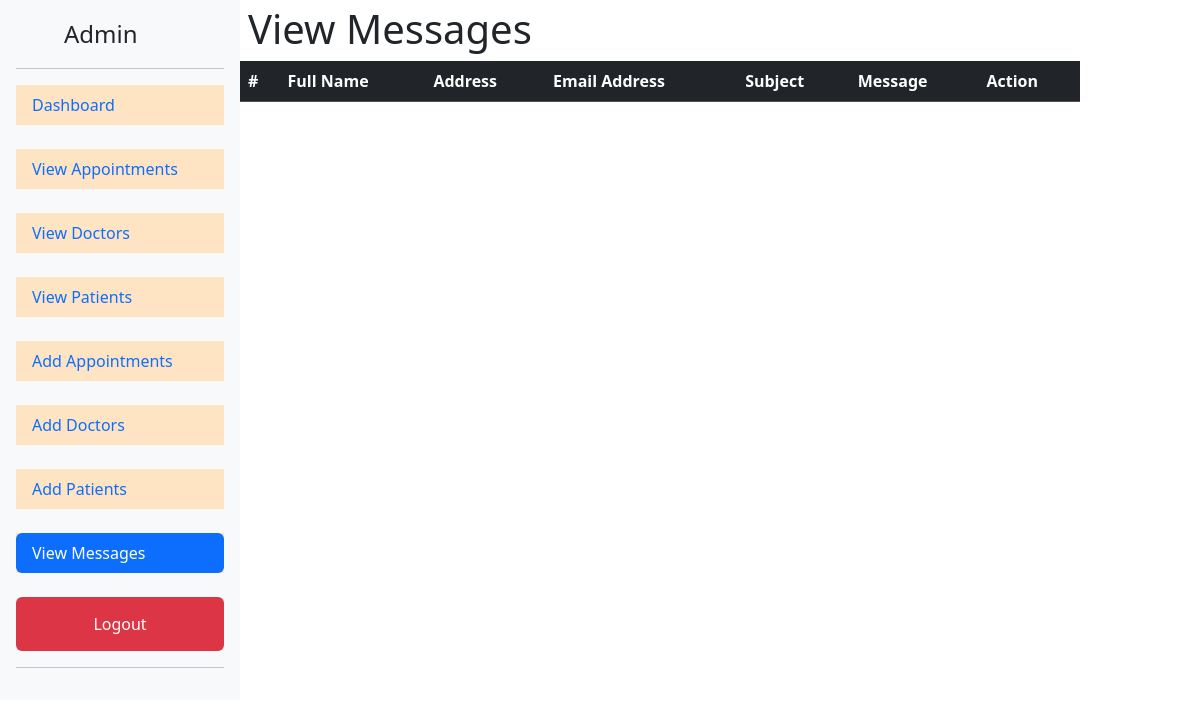
Page /viewmsg (signed in) on the earlier database version.
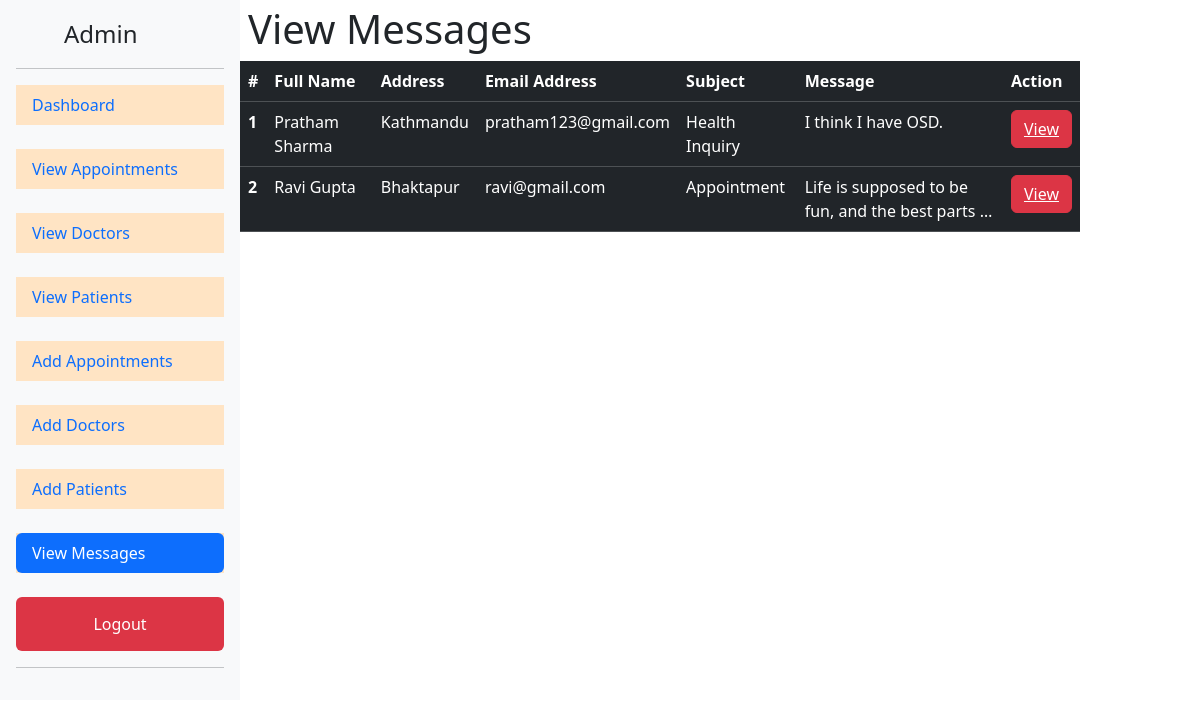
Same page on the later database version.
### Hospital/models.py (models this page shows, shortened)
class ContactForm(models.Model):
    Fullname = models.CharField(max_length=200)
    Address = models.CharField(max_length=200)
    Email = models.EmailField()
    Subject=models.CharField(max_length=200)
    Message = models.TextField()
    Sent_Date = models.DateField(default=date.today)

### Hospital/views.py (the view)
# urls.py: path('viewmsg',viewmsg,name="viewmsg"),
@login_required(login_url='adlogin')
def viewmsg(request):
    data={}
    mymsg = ContactForm.objects.all()
    data['msg']=mymsg
    return render(request,'viewmsg.html',data)

### templates/viewmsg.html
{% extends "baseadmin.html" %}
{% block content %}
<h1 class="mx-2">View Messages</h1>
<table class="table table-dark">
    <thead>
      <tr>
        <th scope="col">#</th>
        <th scope="col">Full Name</th>
        <th scope="col">Address</th>
        <th scope="col">Email Address</th>
        <th scope="col">Subject</th>
        <th scope="col">Message</th>
        <th scope="col">Action</th>
      </tr>
    </thead>
    <tbody>
        {% for m in msg %}
        <tr>
            <th scope="row">{{m.id}}</th>
            <td>{{m.Fullname}}</td>
            <td>{{m.Address}}</td>
            <td>{{m.Email}}</td>
            <td>{{m.Subject}}</td>
            <td>{{m.Message | truncatewords:10 }}</td>
            <td><button class="btn btn-danger"><a href="{% url "msgdetail" m.id %}" class="text-white">View</a></button></td>
            </tr>
            {% endfor %}
    </tbody>
  </table>
{% endblock content %}

Differences in the rows shown:
added ContactForm: id "1", Fullname "Pratham Sharma", Address "Kathmandu", Email "pratham123@gmail.com", Subject "Health Inquiry", Message "I think I have OSD."
added ContactForm: id "2", Fullname "Ravi Gupta", Address "Bhaktapur", Email "ravi@gmail.com", Subject "Appointment", Message "Life is supposed to be fun, and the best parts …"
